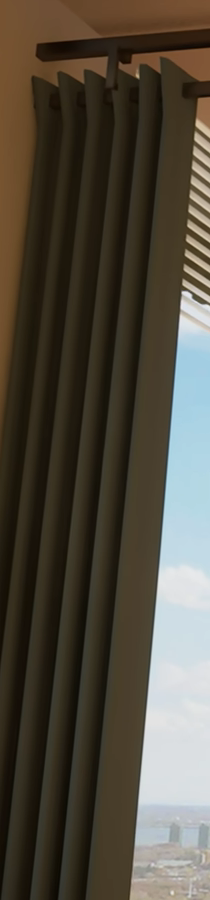
#> input picture c29_diagnosis/1801_curtain_native_crop.png, 210 x 900 px, given in place of hospital-H-window-BV1GqXMByE1s-t1101.728114-native.png, which was not available
$ python make_evidence.py
#> lines starting #> are read from the running program, lines starting #| are printed output that depends on the picture; after the words box and inside, x2 and y2 are one past the last pixel; in counts of white or black regions, pixels touching at a corner belong together
from pathlib import Path
from PIL import Image,ImageDraw
import numpy as np,json
from scipy.ndimage import gaussian_filter1d
from scipy.signal import find_peaks
r=Path(__file__).resolve().parents[1];d=r/'c29_diagnosis'
views=[('H','hospital-H-window-BV1GqXMByE1s-t1101.728114-native.png',(1600,250,1800,350),300,(1638,1775)),('G','hospital-G-bed-edge-BV1GqXMByE1s-t1116.180816-native.png',(1000,250,1170,350),300,(1036,1118)),('N642','BV1GqXMByE1s_642.617525_right_turn_native.png',(1260,130,1435,230),180,(1300,1388))]
board=Image.new('RGB',(800,700),'#efefef');draw=ImageDraw.Draw(board);stats={}
#> after `board = Image.new('RGB', (800, 700), '#efefef')`: board: PIL image 800x700 RGB; every value is 239
for row,(k,stem,box,y,interval) in enumerate(views):
 stats[k]={}
 for col,(typ,p) in enumerate([('source',r/'inputs'/stem),('C28',r/f'c28/renders/{k}_C28_MATERIAL_RAW_1920x1080.png')]):
  im=Image.open(p);a=np.asarray(im).astype(float);x0,x1=interval
#> further down, im is the input picture: PIL image 210x900 RGBA; mean R, G, B, A 81.6, 75.2, 62.8, 255
  v=gaussian_filter1d(a[y-5:y+6,x0:x1].mean((0,2)),1.5);pk,_=find_peaks(v,prominence=3,distance=7);xs=[int(i+x0) for i in pk];steps=np.diff(xs)
#> after `v = gaussian_filter1d(a[y - 5:y + 6, x0:x1].mean((0, 2)), 1.5)`: v = empty array
#> after `pk, _ = find_peaks(v, prominence=3, distance=7)`: pk = empty array
#> after `xs = [int(i + x0) for i in pk]`: xs = []
#> after `steps = np.diff(xs)`: steps = empty array
  stats[k][typ]={'sample_y':y,'x_interval':interval,'photometric_ridge_maxima_x':xs,'median_interior_spacing_px':float(np.median(steps))}
  crop=im.crop(box);dd=ImageDraw.Draw(crop)
#> after `crop = im.crop(box)`: crop: PIL image 200x100 RGBA; every value is 0
  for x in xs:
   dd.line((x-box[0],20,x-box[0],80),fill='#ff3156',width=1);dd.text((x-box[0]-9,4),str(x),fill='yellow')
#> this loop made 0 passes
  board.paste(crop,(col*400,row*190+30));draw.text((col*400,row*190+10),f'{k} {typ}, 1:1 pixels; y={y} +/-5',fill='black')
#> after `board.paste(crop, (col * 400, row * 190 + 30))`:
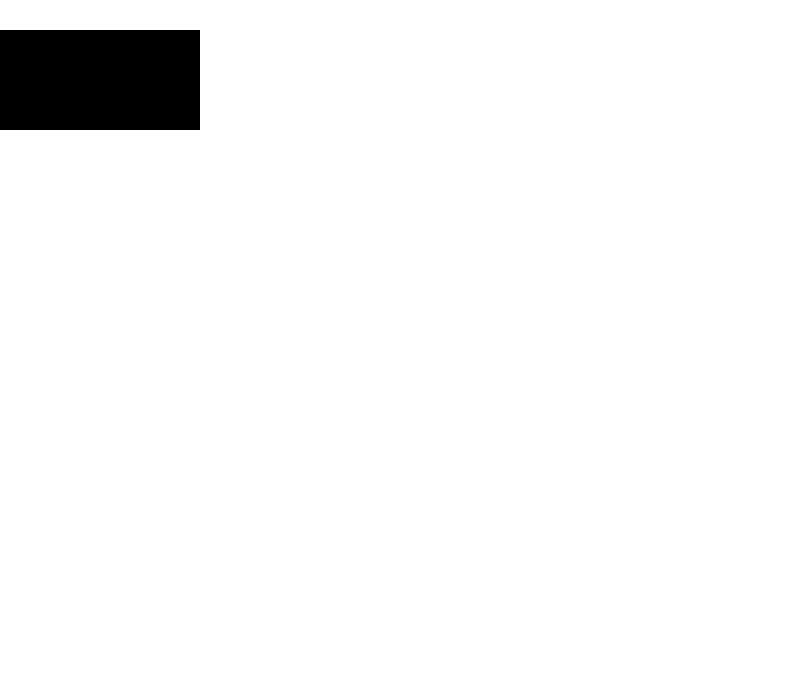
#> board: PIL image 800x700 RGB; values 0 (black) and 239 (white), 96.4% white; 1 black region, box (x1, y1, x2, y2) and area: (0, 30, 200, 130) 20000
#> pass 2 of the loop `for row,(k,stem,box,y,interval) in enumerate(views):`:
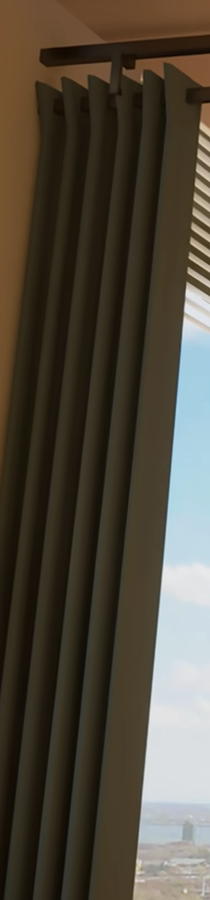
#> input picture c29_diagnosis/1804_curtain_native_crop.png, 210 x 900 px, given in place of hospital-G-bed-edge-BV1GqXMByE1s-t1116.180816-native.png, which was not available
#> im is the input picture: PIL image 210x900 RGBA; mean R, G, B, A 80.2, 73.2, 60.5, 255
#> crop: PIL image 170x100 RGBA; every value is 0
#> `board.paste(crop, (col * 400, row * 190 + 30))`:
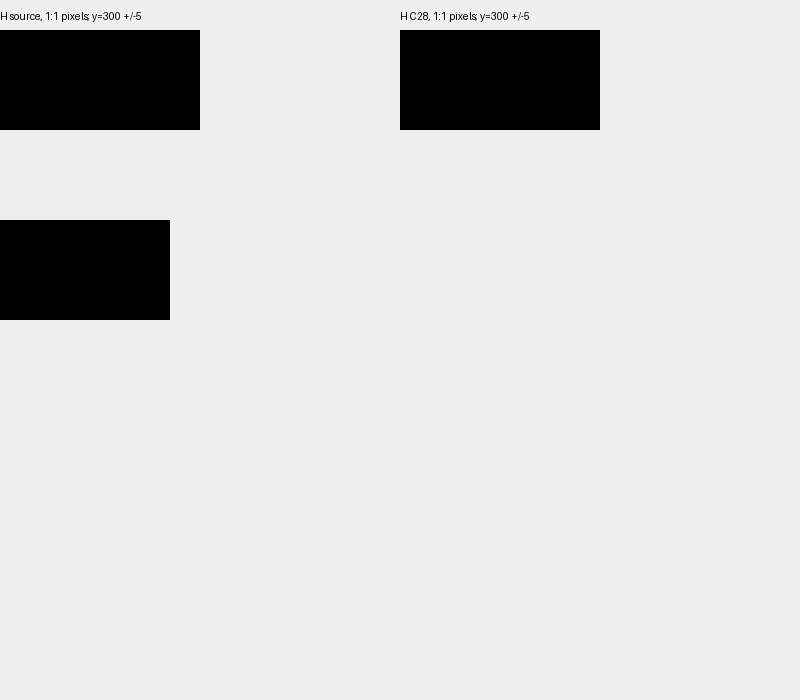
#> board: PIL image 800x700 RGB; min 0, max 239, mean 214.4
#> (the run stopped early here; a loop or call above may not have finished)
